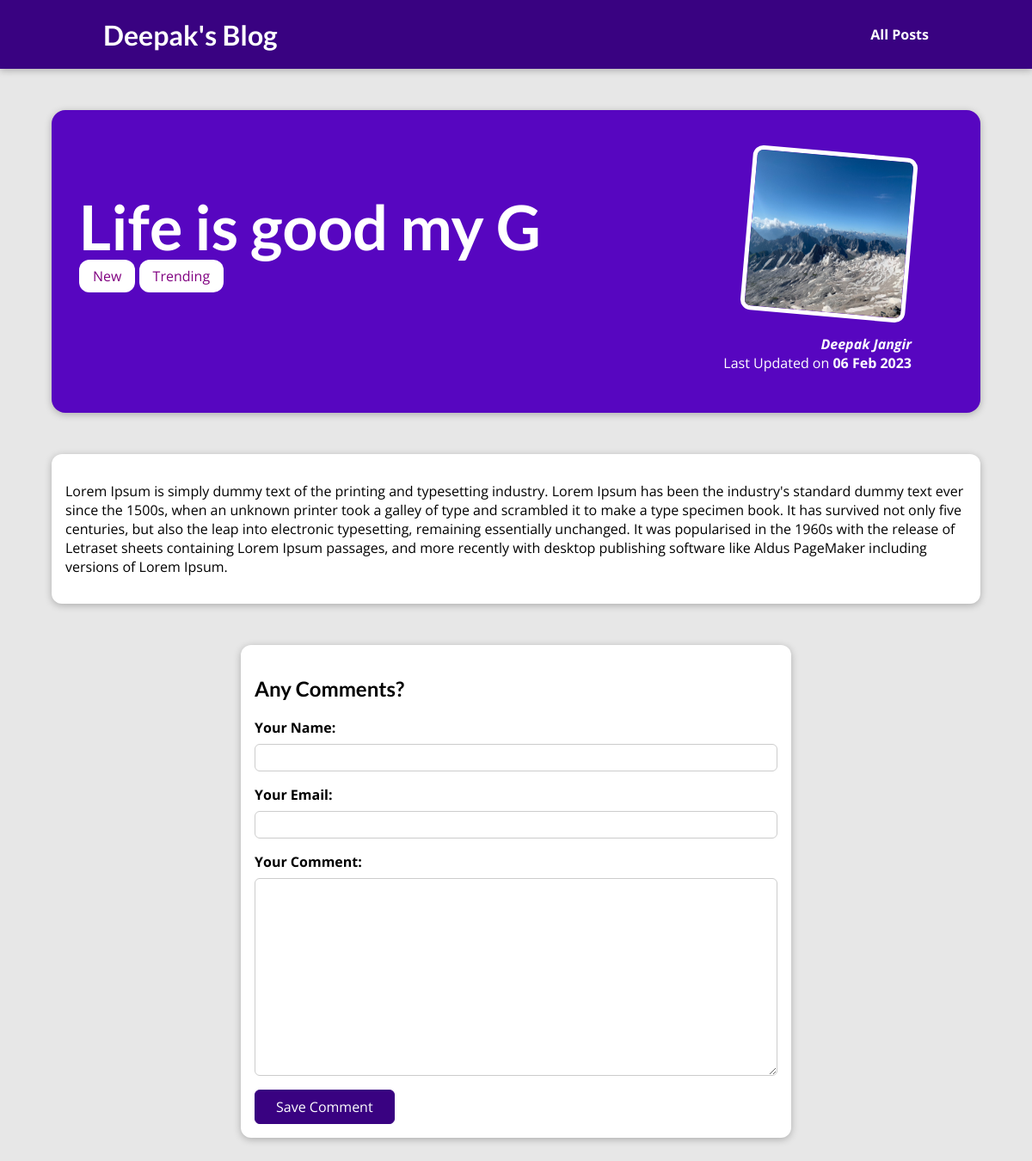
/posts/life-is-good-my-g, run on the app's committed database.
### blog/models.py (models this page shows, shortened)
class Post(models.Model):
    title = models.CharField(max_length=150)
    excerpt = models.CharField(max_length=200)
    image = models.ImageField(upload_to="posts", null=True)
    date = models.DateField(auto_now=True)
    slug = models.SlugField(unique=True, db_index=True)
    content = models.TextField(validators=[MinLengthValidator(10)])
    author = models.ForeignKey(Author, on_delete=models.SET_NULL, related_name='posts',null=True)
    tags = models.ManyToManyField(Tag)

class Tag(models.Model):
    caption = models.CharField(max_length=20)

class Author(models.Model):
    first_name = models.CharField(max_length=100)
    last_name = models.CharField(max_length=100)
    email_address = models.EmailField()
    def full_name(self):
        return f"{self.first_name} {self.last_name}"
    def __str__(self):
        return self.full_name()

### blog/views.py (the view)
# urls.py: path("posts/<slug:slug>", views.SinglePostView.as_view(), name='post-detail-page')
class SinglePostView(DetailView):
    template_name = 'blog/post-detail.html'
    model = Post
    def get_context_data(self, **kwargs):
        context = super().get_context_data(**kwargs)
        context['post_tags'] = self.object.tags.all()
        context['comment_form'] = CommentForm()
        return context

### blog/forms.py
class CommentForm(forms.ModelForm):
    class Meta:
        model = Comment
        exclude = ['post']
        labels = {
            'user_name': "Your Name",
            'user_email': "Your Email",
            'text': "Your Comment"
        }

### blog/templates/blog/post-detail.html (shortened to what this page needs)
{% extends 'base.html' %}
{% load static %}
{% block css_files %}
<link rel="stylesheet" href="{% static "blog/post-detail.css" %}">
{% endblock css_files %}
{% block content %}
    <section id='summary'>
        <h2>{{ post.title }}</h2>
        <div>
            {% for tag in post_tags %}
                <span class='tag'>{{ tag.caption }}</span>
            {% endfor %}
        </div>
        <article>
            <img src="{{ post.image.url }}" alt="{{ post.title }}">
            <address><a href='mailto:{{ post.author.email_address }}'>{{ post.author|title }}</a></address>
            <div>
                Last Updated on <time>{{ post.date|date:"d M Y" }}</time>
            </div>
        </article>
    </section>
    <main>
        {{ post.content|linebreaks }}
    </main>
    <section id='comment-form'>
        <h2>Any Comments?</h2>
        <form action="{% url "post-detail-page" post.slug %}" method="POST">
            {% for form_field in comment_form %}
                <div class='form-control'>
                    {{ form_field.label_tag }}
                    {{ form_field }}
                </div>
            {% endfor %}
            <button>Save Comment</button>
        </form>
    </section>
{% endblock %}

### templates/base.html (shortened to what this page needs)
{% load static %}
<!DOCTYPE html>
<html lang="en">
<head>
    <link rel="stylesheet" href="{% static 'app.css' %}">
    {% block css_files %}{% endblock css_files %}
</head>
<body>
    <header id='main-navigation'>
        <h1><a href="{% url 'index-page' %}">Deepak's Blog</a></h1>
        <nav>
            <a href="{% url 'posts-page' %}">All Posts</a>
        </nav>
    </header>
    {% block content %}{% endblock content %}
</body>
</html>

### static/app.css (style rules this page uses)
* { box-sizing: border-box; }
html { font-family: 'Open Sans', 'Lato', sans-serif; }
body { margin: 0; }
h1, h2, h3 { font-family: 'Lato', sans-serif; font-weight: bold; }
#main-navigation { width: 100%; height: 5rem; display: flex; justify-content: space-between; align-items: center; padding: 0 10%; position: absolute; top: 0; left: 0; }
#main-navigation a { text-decoration: none; color: white; font-weight: bold; }

### blog/static/blog/post-detail.css (style rules this page uses)
body { background-color: #e7e7e7; }
#main-navigation { background-color: #390281; box-shadow: 0 2px 8px rgba(0, 0, 0, 0.25); }
#summary { margin: 8rem auto 3rem auto; padding: 2rem; width: 90%; max-width: 90rem; border-radius: 16px; background-color: #5706c0; position: relative; box-shadow: 0 2px 8px rgba(0, 0, 0, 0.25); height: 22rem; }
#summary h2 { color: white; font-size: 4.5rem; margin-bottom: 0.25rem; }
#summary article { position: absolute; top: 2rem; right: 3rem; padding: 1rem 2rem; border-radius: 12px; text-align: right; color: white; }
#summary article img { width: 12rem; height: 12rem; border-radius: 12px; transform: rotateZ(5deg); border: 5px solid white; margin-bottom: 1rem; }
#summary address { font-weight: bold; }
#summary a { color: white; text-decoration: None; }
#summary time { font-weight: bold; }
main { width: 90%; max-width: 90rem; margin: 3rem auto; background-color: white; padding: 1rem; border-radius: 12px; box-shadow: 0 2px 8px rgba(0, 0, 0, 0.25); }
.tag { background-color: white; color: purple; padding: 0.5rem 1rem; border-radius: 12px; }
#comment-form { margin: 3rem auto; width: 90%; max-width: 40rem; border-radius: 12px; background-color: white; box-shadow: 0 2px 8px rgba(0, 0, 0, 0.25); padding: 1rem; cursor: pointer; }
#comment-form button { font: inherit; background-color: #390281; color: white; border: 1px solid #390281; padding: 0.5rem 1.5rem; border-radius: 6px; cursor: pointer; }
.form-control { margin-bottom: 1rem; }
.form-control label { font-weight: bold; margin-bottom: 0.5rem; display: block; }
.form-control input, .form-control textarea { display: block; width: 100%; font: inherit; padding: 0.25rem; border-radius: 6px; border: 1px solid #ccc; }

### data on the page
Post: title "Life is good my G", image (picture), author "Deepak Jangir", date "06 Feb 2023", content "Lorem Ipsum is simply dummy text of the printing and typesetting industry. Lorem Ipsum has been the industry's standard dummy text ever since the 1500s, when an unknown printer took a galley of type and scrambled it to make a type specimen book. It has survived not only five centuries, but also the leap into electronic typesetting, remaining essentially unchanged. It was popularised in the 1960s with the release of Letraset sheets containing Lorem Ipsum passages, and more recently with desktop publishing software like Aldus PageMaker including versions of Lorem Ipsum."
Tag: caption "New"
Tag: caption "Trending"
